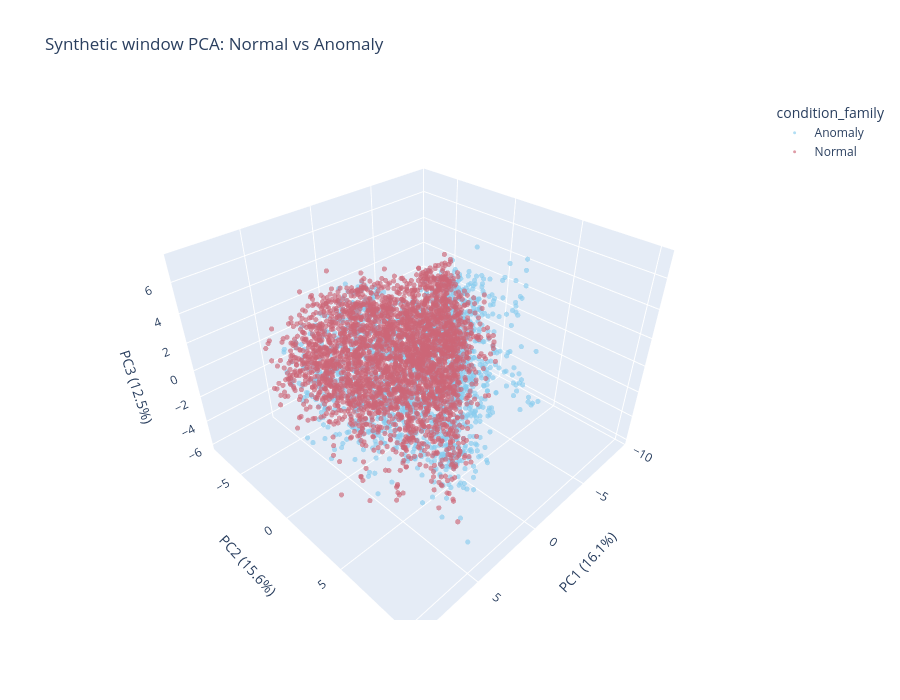
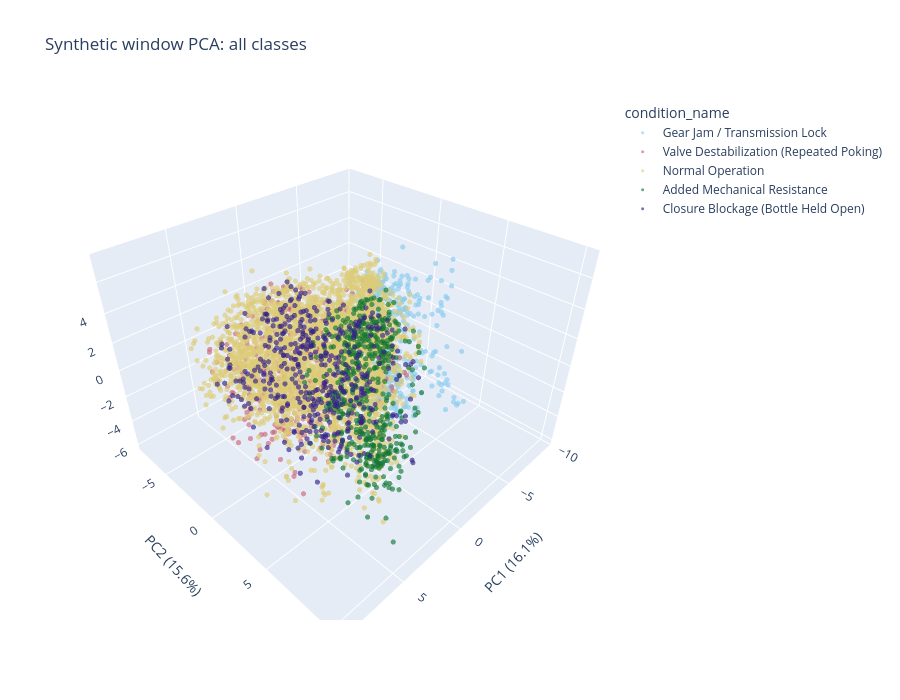
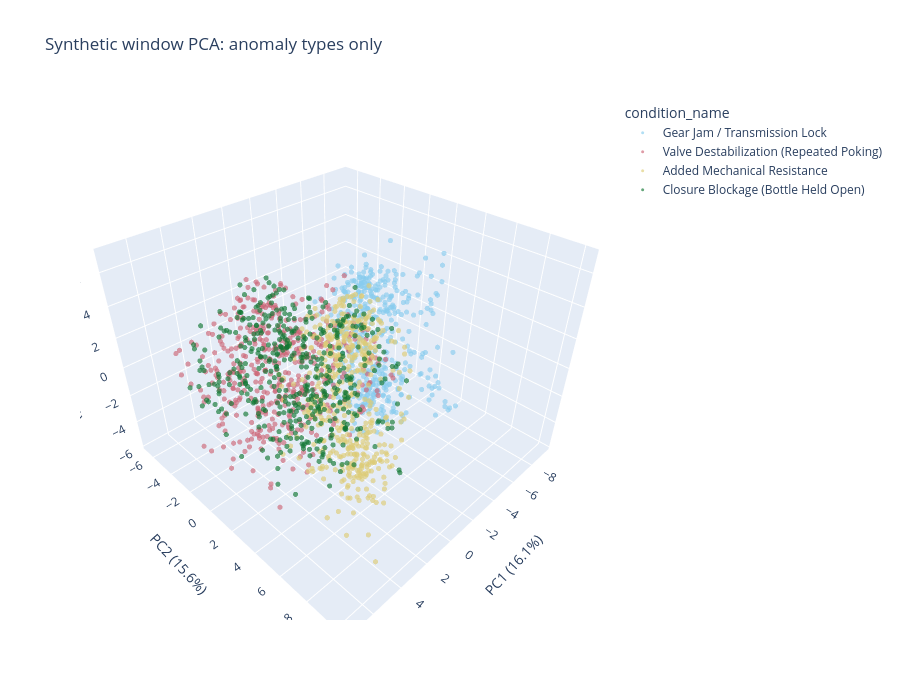

Here is the notebook cell these charts were saved with, in order:
### Markdown cell above
## 3D PCA of synthetic windows

### Code cell
rng = np.random.default_rng(42)
available_windows = min(len(window_df), int(dataset_blob['tabular_features'].shape[0]))
if available_windows < 3:
    raise ValueError('Need at least 3 synthetic windows to compute a 3D PCA projection.')

sample_size = min(5000, available_windows)
sample_idx = rng.choice(available_windows, size=sample_size, replace=False)

sampled_features = dataset_blob['tabular_features'].cpu().numpy()[sample_idx]
sampled_windows = window_df.iloc[sample_idx].reset_index(drop=True)

scaled = StandardScaler().fit_transform(sampled_features)
pca = PCA(n_components=3, random_state=42)
components = pca.fit_transform(scaled)

pca_df = sampled_windows.copy()
pca_df[['PC1', 'PC2', 'PC3']] = components
labels = {
    'PC1': f"PC1 ({pca.explained_variance_ratio_[0]:.1%})",
    'PC2': f"PC2 ({pca.explained_variance_ratio_[1]:.1%})",
    'PC3': f"PC3 ({pca.explained_variance_ratio_[2]:.1%})",
}

fig_family = px.scatter_3d(
    pca_df,
    x='PC1',
    y='PC2',
    z='PC3',
    color='condition_family',
    opacity=0.65,
    hover_data=['condition_name', 'split', 'run_id'],
    labels=labels,
    title='Synthetic window PCA: Normal vs Anomaly',
    color_discrete_sequence=px.colors.qualitative.Safe,
)
fig_family.update_traces(marker=dict(size=3))
fig_family.update_layout(height=700)
fig_family.show()

fig_class = px.scatter_3d(
    pca_df,
    x='PC1',
    y='PC2',
    z='PC3',
    color='condition_name',
    opacity=0.65,
    hover_data=['condition_family', 'split', 'run_id'],
    labels=labels,
    title='Synthetic window PCA: all classes',
    color_discrete_sequence=px.colors.qualitative.Safe,
)
fig_class.update_traces(marker=dict(size=3))
fig_class.update_layout(height=700)
fig_class.show()

anomaly_pca_df = pca_df[pca_df['condition_family'].eq('Anomaly')].copy()
if not anomaly_pca_df.empty:
    fig_anomaly = px.scatter_3d(
        anomaly_pca_df,
        x='PC1',
        y='PC2',
        z='PC3',
        color='condition_name',
        opacity=0.65,
        hover_data=['split', 'run_id'],
        labels=labels,
        title='Synthetic window PCA: anomaly types only',
        color_discrete_sequence=px.colors.qualitative.Safe,
    )
    fig_anomaly.update_traces(marker=dict(size=3))
    fig_anomaly.update_layout(height=700)
    fig_anomaly.show()

pd.Series(pca.explained_variance_ratio_, index=['PC1', 'PC2', 'PC3'], name='explained_variance_ratio').round(4)

### Figure 1 — Plotly figure (JSON) as saved in the notebook; plotly's stock layout.template omitted (floating-point values rounded to 4 significant figures; data arrays with more than 128 entries replaced by an {"elided": "..."} marker saying what was removed)
{"data": [{"customdata": {"elided": "1831x3 str values"}, "hovertemplate": "condition_family=Anomaly<br>PC1 (16.1%)=%{x}<br>PC2 (15.6%)=%{y}<br>PC3 (12.5%)=%{z}<br>condition_name=%{customdata[0]}<br>split=%{customdata[1]}<br>run_id=%{customdata[2]}<extra></extra>", "legendgroup": "Anomaly", "marker": {"color": "rgb(136, 204, 238)", "opacity": 0.65, "size": 3, "symbol": "circle"}, "mode": "markers", "name": "Anomaly", "scene": "scene", "showlegend": true, "type": "scatter3d", "x": {"elided": "1831 float values"}, "y": {"elided": "1831 float values"}, "z": {"elided": "1831 float values"}}, {"customdata": {"elided": "3169x3 str values"}, "hovertemplate": "condition_family=Normal<br>PC1 (16.1%)=%{x}<br>PC2 (15.6%)=%{y}<br>PC3 (12.5%)=%{z}<br>condition_name=%{customdata[0]}<br>split=%{customdata[1]}<br>run_id=%{customdata[2]}<extra></extra>", "legendgroup": "Normal", "marker": {"color": "rgb(204, 102, 119)", "opacity": 0.65, "size": 3, "symbol": "circle"}, "mode": "markers", "name": "Normal", "scene": "scene", "showlegend": true, "type": "scatter3d", "x": {"elided": "3169 float values"}, "y": {"elided": "3169 float values"}, "z": {"elided": "3169 float values"}}], "layout": {"height": 700, "legend": {"title": {"text": "condition_family"}, "tracegroupgap": 0}, "scene": {"domain": {"x": [0, 1], "y": [0, 1]}, "xaxis": {"title": {"text": "PC1 (16.1%)"}}, "yaxis": {"title": {"text": "PC2 (15.6%)"}}, "zaxis": {"title": {"text": "PC3 (12.5%)"}}}, "title": {"text": "Synthetic window PCA: Normal vs Anomaly"}}}

### Figure 2 — Plotly figure (JSON) as saved in the notebook; plotly's stock layout.template omitted (floating-point values rounded to 4 significant figures; data arrays with more than 128 entries replaced by an {"elided": "..."} marker saying what was removed)
{"data": [{"customdata": {"elided": "431x3 str values"}, "hovertemplate": "condition_name=Gear Jam / Transmission Lock<br>PC1 (16.1%)=%{x}<br>PC2 (15.6%)=%{y}<br>PC3 (12.5%)=%{z}<br>condition_family=%{customdata[0]}<br>split=%{customdata[1]}<br>run_id=%{customdata[2]}<extra></extra>", "legendgroup": "Gear Jam / Transmission Lock", "marker": {"color": "rgb(136, 204, 238)", "opacity": 0.65, "size": 3, "symbol": "circle"}, "mode": "markers", "name": "Gear Jam / Transmission Lock", "scene": "scene", "showlegend": true, "type": "scatter3d", "x": {"elided": "431 float values"}, "y": {"elided": "431 float values"}, "z": {"elided": "431 float values"}}, {"customdata": {"elided": "454x3 str values"}, "hovertemplate": "condition_name=Valve Destabilization (Repeated Poking)<br>PC1 (16.1%)=%{x}<br>PC2 (15.6%)=%{y}<br>PC3 (12.5%)=%{z}<br>condition_family=%{customdata[0]}<br>split=%{customdata[1]}<br>run_id=%{customdata[2]}<extra></extra>", "legendgroup": "Valve Destabilization (Repeated Poking)", "marker": {"color": "rgb(204, 102, 119)", "opacity": 0.65, "size": 3, "symbol": "circle"}, "mode": "markers", "name": "Valve Destabilization (Repeated Poking)", "scene": "scene", "showlegend": true, "type": "scatter3d", "x": {"elided": "454 float values"}, "y": {"elided": "454 float values"}, "z": {"elided": "454 float values"}}, {"customdata": {"elided": "3169x3 str values"}, "hovertemplate": "condition_name=Normal Operation<br>PC1 (16.1%)=%{x}<br>PC2 (15.6%)=%{y}<br>PC3 (12.5%)=%{z}<br>condition_family=%{customdata[0]}<br>split=%{customdata[1]}<br>run_id=%{customdata[2]}<extra></extra>", "legendgroup": "Normal Operation", "marker": {"color": "rgb(221, 204, 119)", "opacity": 0.65, "size": 3, "symbol": "circle"}, "mode": "markers", "name": "Normal Operation", "scene": "scene", "showlegend": true, "type": "scatter3d", "x": {"elided": "3169 float values"}, "y": {"elided": "3169 float values"}, "z": {"elided": "3169 float values"}}, {"customdata": {"elided": "503x3 str values"}, "hovertemplate": "condition_name=Added Mechanical Resistance<br>PC1 (16.1%)=%{x}<br>PC2 (15.6%)=%{y}<br>PC3 (12.5%)=%{z}<br>condition_family=%{customdata[0]}<br>split=%{customdata[1]}<br>run_id=%{customdata[2]}<extra></extra>", "legendgroup": "Added Mechanical Resistance", "marker": {"color": "rgb(17, 119, 51)", "opacity": 0.65, "size": 3, "symbol": "circle"}, "mode": "markers", "name": "Added Mechanical Resistance", "scene": "scene", "showlegend": true, "type": "scatter3d", "x": {"elided": "503 float values"}, "y": {"elided": "503 float values"}, "z": {"elided": "503 float values"}}, {"customdata": {"elided": "443x3 str values"}, "hovertemplate": "condition_name=Closure Blockage (Bottle Held Open)<br>PC1 (16.1%)=%{x}<br>PC2 (15.6%)=%{y}<br>PC3 (12.5%)=%{z}<br>condition_family=%{customdata[0]}<br>split=%{customdata[1]}<br>run_id=%{customdata[2]}<extra></extra>", "legendgroup": "Closure Blockage (Bottle Held Open)", "marker": {"color": "rgb(51, 34, 136)", "opacity": 0.65, "size": 3, "symbol": "circle"}, "mode": "markers", "name": "Closure Blockage (Bottle Held Open)", "scene": "scene", "showlegend": true, "type": "scatter3d", "x": {"elided": "443 float values"}, "y": {"elided": "443 float values"}, "z": {"elided": "443 float values"}}], "layout": {"height": 700, "legend": {"title": {"text": "condition_name"}, "tracegroupgap": 0}, "scene": {"domain": {"x": [0, 1], "y": [0, 1]}, "xaxis": {"title": {"text": "PC1 (16.1%)"}}, "yaxis": {"title": {"text": "PC2 (15.6%)"}}, "zaxis": {"title": {"text": "PC3 (12.5%)"}}}, "title": {"text": "Synthetic window PCA: all classes"}}}

### Figure 3 — Plotly figure (JSON) as saved in the notebook; plotly's stock layout.template omitted (floating-point values rounded to 4 significant figures; data arrays with more than 128 entries replaced by an {"elided": "..."} marker saying what was removed)
{"data": [{"customdata": {"elided": "431x2 str values"}, "hovertemplate": "condition_name=Gear Jam / Transmission Lock<br>PC1 (16.1%)=%{x}<br>PC2 (15.6%)=%{y}<br>PC3 (12.5%)=%{z}<br>split=%{customdata[0]}<br>run_id=%{customdata[1]}<extra></extra>", "legendgroup": "Gear Jam / Transmission Lock", "marker": {"color": "rgb(136, 204, 238)", "opacity": 0.65, "size": 3, "symbol": "circle"}, "mode": "markers", "name": "Gear Jam / Transmission Lock", "scene": "scene", "showlegend": true, "type": "scatter3d", "x": {"elided": "431 float values"}, "y": {"elided": "431 float values"}, "z": {"elided": "431 float values"}}, {"customdata": {"elided": "454x2 str values"}, "hovertemplate": "condition_name=Valve Destabilization (Repeated Poking)<br>PC1 (16.1%)=%{x}<br>PC2 (15.6%)=%{y}<br>PC3 (12.5%)=%{z}<br>split=%{customdata[0]}<br>run_id=%{customdata[1]}<extra></extra>", "legendgroup": "Valve Destabilization (Repeated Poking)", "marker": {"color": "rgb(204, 102, 119)", "opacity": 0.65, "size": 3, "symbol": "circle"}, "mode": "markers", "name": "Valve Destabilization (Repeated Poking)", "scene": "scene", "showlegend": true, "type": "scatter3d", "x": {"elided": "454 float values"}, "y": {"elided": "454 float values"}, "z": {"elided": "454 float values"}}, {"customdata": {"elided": "503x2 str values"}, "hovertemplate": "condition_name=Added Mechanical Resistance<br>PC1 (16.1%)=%{x}<br>PC2 (15.6%)=%{y}<br>PC3 (12.5%)=%{z}<br>split=%{customdata[0]}<br>run_id=%{customdata[1]}<extra></extra>", "legendgroup": "Added Mechanical Resistance", "marker": {"color": "rgb(221, 204, 119)", "opacity": 0.65, "size": 3, "symbol": "circle"}, "mode": "markers", "name": "Added Mechanical Resistance", "scene": "scene", "showlegend": true, "type": "scatter3d", "x": {"elided": "503 float values"}, "y": {"elided": "503 float values"}, "z": {"elided": "503 float values"}}, {"customdata": {"elided": "443x2 str values"}, "hovertemplate": "condition_name=Closure Blockage (Bottle Held Open)<br>PC1 (16.1%)=%{x}<br>PC2 (15.6%)=%{y}<br>PC3 (12.5%)=%{z}<br>split=%{customdata[0]}<br>run_id=%{customdata[1]}<extra></extra>", "legendgroup": "Closure Blockage (Bottle Held Open)", "marker": {"color": "rgb(17, 119, 51)", "opacity": 0.65, "size": 3, "symbol": "circle"}, "mode": "markers", "name": "Closure Blockage (Bottle Held Open)", "scene": "scene", "showlegend": true, "type": "scatter3d", "x": {"elided": "443 float values"}, "y": {"elided": "443 float values"}, "z": {"elided": "443 float values"}}], "layout": {"height": 700, "legend": {"title": {"text": "condition_name"}, "tracegroupgap": 0}, "scene": {"domain": {"x": [0, 1], "y": [0, 1]}, "xaxis": {"title": {"text": "PC1 (16.1%)"}}, "yaxis": {"title": {"text": "PC2 (15.6%)"}}, "zaxis": {"title": {"text": "PC3 (12.5%)"}}}, "title": {"text": "Synthetic window PCA: anomaly types only"}}}
